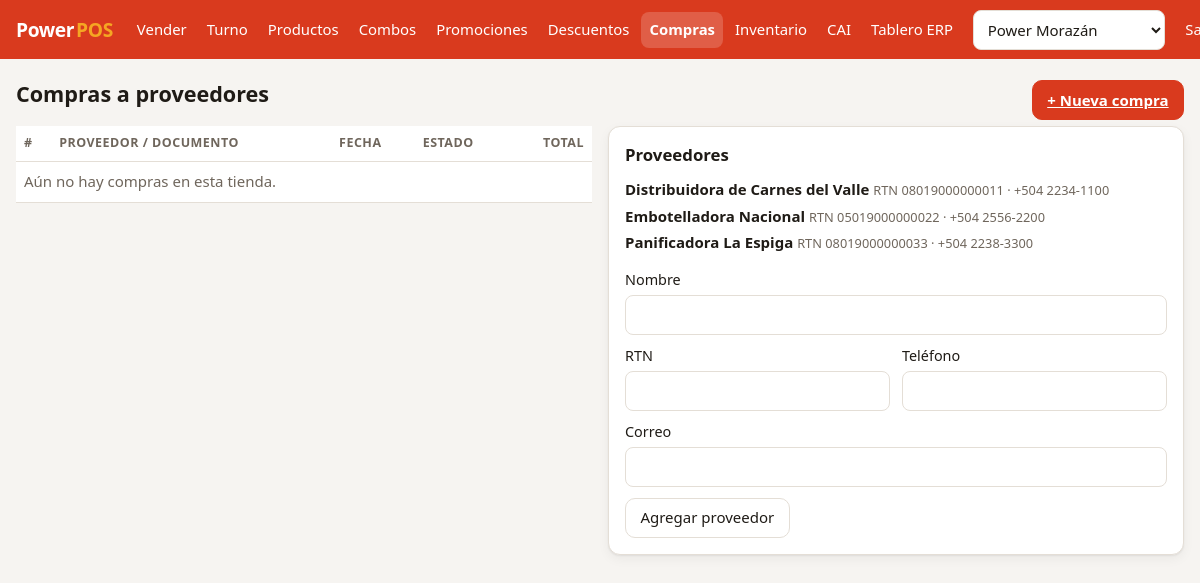
The app's page /index.php?p=compras (signed in) with its own data.
### tables this page shows
CREATE TABLE proveedores (
  id        INT UNSIGNED AUTO_INCREMENT PRIMARY KEY,
  rtn       CHAR(14) NULL UNIQUE,
  nombre    VARCHAR(150) NOT NULL,
  telefono  VARCHAR(30),
  email     VARCHAR(120),
  activo    TINYINT(1) NOT NULL DEFAULT 1
);

### public/index.php (called while the page is built, shortened)
<?php
function e(mixed $v): string
{
    return htmlspecialchars((string) $v, ENT_QUOTES, 'UTF-8');
}
$rutas = [
    'login'        => ['vista' => 'login', 'roles' => null],
    'pos'          => ['vista' => 'pos', 'roles' => ['ADMIN', 'GERENTE', 'CAJERO']],
    'factura'      => ['vista' => 'factura', 'roles' => ['ADMIN', 'GERENTE', 'CAJERO']],
    'caja'         => ['vista' => 'caja', 'roles' => ['ADMIN', 'GERENTE', 'CAJERO']],
    'cierre'       => ['vista' => 'cierre', 'roles' => ['ADMIN', 'GERENTE', 'CAJERO']],
    'productos'    => ['vista' => 'productos', 'roles' => ['ADMIN', 'GERENTE']],
    'inventario'   => ['vista' => 'inventario', 'roles' => ['ADMIN', 'GERENTE']],
    'compras'      => ['vista' => 'compras', 'roles' => ['ADMIN', 'GERENTE']],
    'combos'       => ['vista' => 'combos', 'roles' => ['ADMIN', 'GERENTE']],
    'promociones'  => ['vista' => 'promociones', 'roles' => ['ADMIN', 'GERENTE']],
    'descuentos'   => ['vista' => 'descuentos', 'roles' => ['ADMIN']],
    'cai'          => ['vista' => 'cai', 'roles' => ['ADMIN']],
    'erp'          => ['vista' => 'erp', 'roles' => ['ADMIN', 'GERENTE']],
];
$p = $_GET['p'] ?? 'pos';
$ruta = $rutas[$p] ?? $rutas['pos'];
$vistas = dirname(__DIR__) . '/views/';
require $vistas . $ruta['vista'] . '.php';

### views/compras.php (the view, shortened to what this page needs)
<?php
$tiendaId = Auth::tiendaId();
$st = $db->prepare(
    'SELECT c.*, p.nombre AS proveedor FROM compras c JOIN proveedores p ON p.id = c.proveedor_id
     WHERE c.tienda_id = ? ORDER BY c.id DESC LIMIT 50'
);
$st->execute([$tiendaId]);
$lista = $st->fetchAll();
$proveedores = $db->query('SELECT * FROM proveedores WHERE activo = 1 ORDER BY nombre')->fetchAll();
require __DIR__ . '/_layout.php';
?>
<div class="fila-entre">
  <h1>Compras a proveedores</h1>
  <a class="btn primario" href="index.php?p=compras&nueva=1#nueva">+ Nueva compra</a>
</div>
<div class="columnas">
  <section>
    <div class="tabla-scroll"><table class="tabla">
      <thead><tr><th>#</th><th>Proveedor / documento</th><th>Fecha</th><th>Estado</th><th class="num">Total</th></tr></thead>
      <tbody>
      <?php if (!$lista): ?><tr><td colspan="5" class="tenue">Aún no hay compras en esta tienda.</td></tr><?php endif; ?>
      </tbody>
    </table></div>
  </section>
  <section class="tarjeta">
    <h2>Proveedores</h2>
    <ul class="lista-simple">
      <?php foreach ($proveedores as $p): ?><li><b><?= e($p['nombre']) ?></b> <small class="tenue">RTN <?= e($p['rtn'] ?: '—') ?> · <?= e($p['telefono'] ?? '') ?></small></li><?php endforeach; ?>
    </ul>
    <form method="post">
      <label>Nombre <input name="nombre" required maxlength="150" id="pv-nombre"></label>
      <div class="fila">
        <label>RTN <input name="rtn" maxlength="16" inputmode="numeric" id="pv-rtn"></label>
        <label>Teléfono <input name="telefono" maxlength="30" id="pv-tel"></label>
      </div>
      <label>Correo <input type="email" name="email" maxlength="120" id="pv-email"></label>
      <button class="btn">Agregar proveedor</button>
    </form>
  </section>
</div>

### public/assets/app.css (style rules this page uses)
:root { --primario: #d93a1e; --primario-osc: #b02c14; --acento: #f5a623; --ok: #1f8a4c; --error: #c62828; --fondo: #f6f4f1; --superficie: #ffffff; --texto: #1f1b16; --tenue: #6f665c; --borde: #e4ded6; --radio: 12px; --sombra: 0 1px 2px rgb(0 0 0 / .06), 0 4px 12px rgb(0 0 0 / .05); }
* { box-sizing: border-box; }
html { -webkit-text-size-adjust: 100%; }
body { margin: 0; font: 15px/1.45 system-ui, -apple-system, "Segoe UI", Roboto, sans-serif; background: var(--fondo); color: var(--texto); }
h1 { font-size: 1.35rem; margin: .2rem 0 1rem; }
h2 { font-size: 1.05rem; margin: 0 0 .75rem; }
a { color: var(--primario); }
small, .chico { font-size: .8rem; }
.tenue { color: var(--tenue); }
.num { text-align: right; font-variant-numeric: tabular-nums; white-space: nowrap; }
.btn { display: inline-flex; align-items: center; justify-content: center; gap: .3rem; min-height: 40px; padding: .45rem .9rem; border: 1px solid var(--borde); border-radius: 10px; background: var(--superficie); color: var(--texto); font: inherit; cursor: pointer; }
.btn.primario { background: var(--primario); border-color: var(--primario); color: #fff; font-weight: 600; }
input, select { font: inherit; color: inherit; background: var(--superficie); border: 1px solid var(--borde); border-radius: 8px; padding: .5rem .6rem; min-height: 40px; width: 100%; }
label { display: block; margin-bottom: .7rem; font-size: .9rem; }
label > input, label > select { margin-top: .25rem; }
.fila { display: flex; flex-wrap: wrap; gap: .75rem; align-items: flex-end; }
.fila > label { flex: 1 1 120px; }
.fila-entre { display: flex; flex-wrap: wrap; justify-content: space-between; align-items: center; gap: .5rem; }
.tarjeta { background: var(--superficie); border: 1px solid var(--borde); border-radius: var(--radio); padding: 1rem; margin-bottom: 1rem; box-shadow: var(--sombra); }
.columnas { display: grid; gap: 1rem; }
@media (min-width: 900px) { .columnas { grid-template-columns: 1fr 1fr; align-items: start; } }
.tabla-scroll { overflow-x: auto; -webkit-overflow-scrolling: touch; }
.tabla { width: 100%; border-collapse: collapse; background: var(--superficie); }
.tabla th, .tabla td { padding: .55rem .5rem; border-bottom: 1px solid var(--borde); text-align: left; vertical-align: top; }
.tabla th { font-size: .78rem; text-transform: uppercase; letter-spacing: .04em; color: var(--tenue); }
.tabla th.num, .tabla td.num { text-align: right; }
.lista-simple { list-style: none; padding: 0; margin: 0 0 1rem; display: grid; gap: .3rem; }

### records on screen
proveedores: nombre "Distribuidora de Carnes del Valle", rtn "08019000000011", telefono "+504 2234-1100"
proveedores: nombre "Embotelladora Nacional", rtn "05019000000022", telefono "+504 2556-2200"
proveedores: nombre "Panificadora La Espiga", rtn "08019000000033", telefono "+504 2238-3300"

### other values on screen
$texto "Vender"
$texto "Turno"
$texto "Productos"
$texto "Combos"
$texto "Promociones"
$texto "Descuentos"
$texto "Compras"
$texto "Inventario"
$texto "CAI"
$texto "Tablero ERP"
form field tienda_id "Power Morazán"
